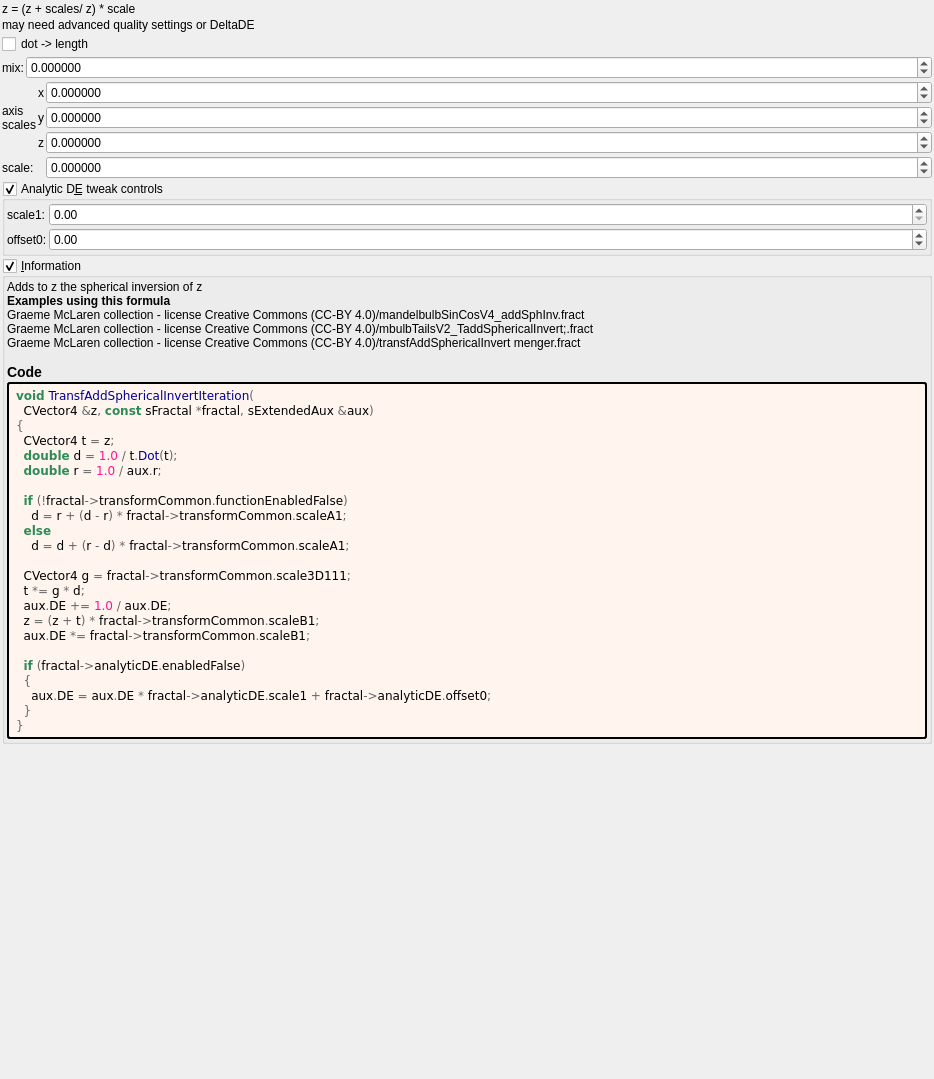
<?xml version="1.0" encoding="UTF-8"?>
<ui version="4.0">
 <class>transf_add_spherical_invert</class>
 <widget class="QWidget" name="Form">
  <property name="geometry">
   <rect>
    <x>0</x>
    <y>0</y>
    <width>934</width>
    <height>1079</height>
   </rect>
  </property>
  <property name="windowTitle">
   <string notr="true">transf_add_spherical_invert</string>
  </property>
  <layout class="QVBoxLayout" name="verticalLayout">
   <property name="spacing">
    <number>2</number>
   </property>
   <property name="leftMargin">
    <number>2</number>
   </property>
   <property name="topMargin">
    <number>2</number>
   </property>
   <property name="rightMargin">
    <number>2</number>
   </property>
   <property name="bottomMargin">
    <number>2</number>
   </property>
   <item>
    <widget class="QLabel" name="label_76">
     <property name="text">
      <string>z = (z + scales/ z) * scale</string>
     </property>
    </widget>
   </item>
   <item>
    <widget class="QLabel" name="label_16">
     <property name="text">
      <string notr="true">may need advanced quality settings or DeltaDE</string>
     </property>
    </widget>
   </item>
   <item>
    <layout class="QGridLayout" name="gridLayout_6" columnstretch="0,1">
     <property name="spacing">
      <number>2</number>
     </property>
     <item row="1" column="0">
      <widget class="QLabel" name="label_178">
       <property name="text">
        <string>mix:</string>
       </property>
      </widget>
     </item>
     <item row="1" column="1">
      <widget class="MyDoubleSpinBox" name="spinbox_transf_scaleA_1">
       <property name="sizePolicy">
        <sizepolicy hsizetype="Minimum" vsizetype="Maximum">
         <horstretch>0</horstretch>
         <verstretch>0</verstretch>
        </sizepolicy>
       </property>
       <property name="prefix">
        <string/>
       </property>
       <property name="suffix">
        <string/>
       </property>
       <property name="decimals">
        <number>6</number>
       </property>
       <property name="minimum">
        <double>-36000.000000000000000</double>
       </property>
       <property name="maximum">
        <double>36000.000000000000000</double>
       </property>
       <property name="singleStep">
        <double>0.100000000000000</double>
       </property>
      </widget>
     </item>
     <item row="0" column="0" colspan="2">
      <widget class="MyCheckBox" name="checkBox_transf_function_enabled_false">
       <property name="text">
        <string>dot -&gt; length</string>
       </property>
      </widget>
     </item>
    </layout>
   </item>
   <item>
    <layout class="QGridLayout" name="gridLayout_15" columnstretch="0,0,1">
     <property name="spacing">
      <number>2</number>
     </property>
     <item row="0" column="0" rowspan="3">
      <widget class="QLabel" name="label_264">
       <property name="text">
        <string>axis
scales</string>
       </property>
      </widget>
     </item>
     <item row="0" column="1">
      <widget class="QLabel" name="label_116">
       <property name="text">
        <string notr="true">x</string>
       </property>
      </widget>
     </item>
     <item row="0" column="2">
      <widget class="MyDoubleSpinBox" name="spinbox3_transf_scale3D_111_x">
       <property name="sizePolicy">
        <sizepolicy hsizetype="Minimum" vsizetype="Maximum">
         <horstretch>0</horstretch>
         <verstretch>0</verstretch>
        </sizepolicy>
       </property>
       <property name="prefix">
        <string/>
       </property>
       <property name="suffix">
        <string/>
       </property>
       <property name="decimals">
        <number>6</number>
       </property>
       <property name="minimum">
        <double>-99.989999999999995</double>
       </property>
       <property name="maximum">
        <double>99.989999999999995</double>
       </property>
       <property name="singleStep">
        <double>0.100000000000000</double>
       </property>
      </widget>
     </item>
     <item row="2" column="2">
      <widget class="MyDoubleSpinBox" name="spinbox3_transf_scale3D_111_z">
       <property name="sizePolicy">
        <sizepolicy hsizetype="Minimum" vsizetype="Maximum">
         <horstretch>0</horstretch>
         <verstretch>0</verstretch>
        </sizepolicy>
       </property>
       <property name="prefix">
        <string/>
       </property>
       <property name="suffix">
        <string/>
       </property>
       <property name="decimals">
        <number>6</number>
       </property>
       <property name="minimum">
        <double>-99.989999999999995</double>
       </property>
       <property name="maximum">
        <double>99.989999999999995</double>
       </property>
       <property name="singleStep">
        <double>0.100000000000000</double>
       </property>
      </widget>
     </item>
     <item row="1" column="1">
      <widget class="QLabel" name="label_122">
       <property name="text">
        <string notr="true">y</string>
       </property>
      </widget>
     </item>
     <item row="1" column="2">
      <widget class="MyDoubleSpinBox" name="spinbox3_transf_scale3D_111_y">
       <property name="sizePolicy">
        <sizepolicy hsizetype="Minimum" vsizetype="Maximum">
         <horstretch>0</horstretch>
         <verstretch>0</verstretch>
        </sizepolicy>
       </property>
       <property name="prefix">
        <string/>
       </property>
       <property name="suffix">
        <string/>
       </property>
       <property name="decimals">
        <number>6</number>
       </property>
       <property name="minimum">
        <double>-99.989999999999995</double>
       </property>
       <property name="maximum">
        <double>99.989999999999995</double>
       </property>
       <property name="singleStep">
        <double>0.100000000000000</double>
       </property>
      </widget>
     </item>
     <item row="2" column="1">
      <widget class="QLabel" name="label_123">
       <property name="text">
        <string notr="true">z</string>
       </property>
      </widget>
     </item>
     <item row="3" column="2">
      <widget class="MyDoubleSpinBox" name="spinbox_transf_scaleB_1">
       <property name="sizePolicy">
        <sizepolicy hsizetype="Minimum" vsizetype="Maximum">
         <horstretch>0</horstretch>
         <verstretch>0</verstretch>
        </sizepolicy>
       </property>
       <property name="prefix">
        <string/>
       </property>
       <property name="suffix">
        <string/>
       </property>
       <property name="decimals">
        <number>6</number>
       </property>
       <property name="minimum">
        <double>-36000.000000000000000</double>
       </property>
       <property name="maximum">
        <double>36000.000000000000000</double>
       </property>
       <property name="singleStep">
        <double>0.100000000000000</double>
       </property>
      </widget>
     </item>
     <item row="3" column="0">
      <widget class="QLabel" name="label_45">
       <property name="text">
        <string notr="true">scale:</string>
       </property>
      </widget>
     </item>
    </layout>
   </item>
   <item>
    <widget class="MyGroupBox" name="groupCheck_analyticDE_enabled_false">
     <property name="title">
      <string>Analytic D&amp;E tweak controls</string>
     </property>
     <property name="checkable">
      <bool>true</bool>
     </property>
     <layout class="QVBoxLayout" name="verticalLayout_13" stretch="0">
      <property name="spacing">
       <number>2</number>
      </property>
      <property name="leftMargin">
       <number>2</number>
      </property>
      <property name="topMargin">
       <number>2</number>
      </property>
      <property name="rightMargin">
       <number>2</number>
      </property>
      <property name="bottomMargin">
       <number>2</number>
      </property>
      <item>
       <layout class="QGridLayout" name="gridLayout_5" columnstretch="0,1">
        <property name="spacing">
         <number>2</number>
        </property>
        <item row="0" column="1">
         <widget class="MyDoubleSpinBox" name="spinbox_analyticDE_scale_1">
          <property name="sizePolicy">
           <sizepolicy hsizetype="Minimum" vsizetype="Maximum">
            <horstretch>0</horstretch>
            <verstretch>0</verstretch>
           </sizepolicy>
          </property>
          <property name="prefix">
           <string/>
          </property>
          <property name="suffix">
           <string/>
          </property>
          <property name="decimals">
           <number>2</number>
          </property>
          <property name="minimum">
           <double>0.000000000000000</double>
          </property>
          <property name="maximum">
           <double>99.989999999999995</double>
          </property>
          <property name="singleStep">
           <double>0.100000000000000</double>
          </property>
         </widget>
        </item>
        <item row="1" column="1">
         <widget class="MyDoubleSpinBox" name="spinbox_analyticDE_offset_0">
          <property name="sizePolicy">
           <sizepolicy hsizetype="Minimum" vsizetype="Maximum">
            <horstretch>0</horstretch>
            <verstretch>0</verstretch>
           </sizepolicy>
          </property>
          <property name="prefix">
           <string/>
          </property>
          <property name="suffix">
           <string/>
          </property>
          <property name="decimals">
           <number>2</number>
          </property>
          <property name="minimum">
           <double>-99.989999999999995</double>
          </property>
          <property name="maximum">
           <double>99.989999999999995</double>
          </property>
          <property name="singleStep">
           <double>0.100000000000000</double>
          </property>
         </widget>
        </item>
        <item row="0" column="0">
         <widget class="QLabel" name="label_182">
          <property name="text">
           <string>scale1:</string>
          </property>
         </widget>
        </item>
        <item row="1" column="0">
         <widget class="QLabel" name="label_177">
          <property name="text">
           <string>offset0:</string>
          </property>
         </widget>
        </item>
       </layout>
      </item>
     </layout>
    </widget>
   </item>
   <item>
    <widget class="MyGroupBox" name="groupCheck_info">
     <property name="title">
      <string>&amp;Information</string>
     </property>
     <property name="flat">
      <bool>false</bool>
     </property>
     <property name="checkable">
      <bool>true</bool>
     </property>
     <layout class="QVBoxLayout" name="verticalLayout_2">
      <property name="spacing">
       <number>2</number>
      </property>
      <property name="leftMargin">
       <number>2</number>
      </property>
      <property name="topMargin">
       <number>2</number>
      </property>
      <property name="rightMargin">
       <number>2</number>
      </property>
      <property name="bottomMargin">
       <number>2</number>
      </property>
      <item>
       <widget class="QLabel" name="label_information_general">
        <property name="text">
         <string notr="true">&lt;p&gt;Adds to z the spherical inversion of z&lt;/p&gt;&lt;table&gt;
&lt;/table&gt;
&lt;br&gt;&lt;b&gt;Examples using this formula&lt;/b&gt;&lt;br&gt;Graeme McLaren  collection - license Creative Commons  (CC-BY 4.0)/mandelbulbSinCosV4_addSphInv.fract&lt;br&gt;Graeme McLaren  collection - license Creative Commons  (CC-BY 4.0)/mbulbTailsV2_TaddSphericalInvert;.fract&lt;br&gt;Graeme McLaren  collection - license Creative Commons  (CC-BY 4.0)/transfAddSphericalInvert menger.fract&lt;h3&gt;Code&lt;/h3&gt;</string>
        </property>
        <property name="wordWrap">
         <bool>true</bool>
        </property>
        <property name="openExternalLinks">
         <bool>true</bool>
        </property>
        <property name="textInteractionFlags">
         <set>Qt::LinksAccessibleByMouse|Qt::TextSelectableByMouse</set>
        </property>
       </widget>
      </item>
      <item>
       <widget class="QLabel" name="label_code_content">
        <property name="styleSheet">
         <string notr="true">border-style: outset; border-width: 2px; border-radius: 3px; border-color: black; background-color: #fff5ee; padding: 4px;</string>
        </property>
        <property name="text">
         <string notr="true">&lt;body style=&quot;background-color:#fff5ee&quot;&gt;
&lt;pre style=&quot;color:#000000; background-color:#fff5ee;  font-family:&#039;Courier New&#039;,monospace;white-space: pre-wrap;&quot;&gt;&lt;span style=&quot;color:#2e8b57; font-weight:bold&quot;&gt;void&lt;/span&gt; &lt;span style=&quot;color:#00008f&quot;&gt;TransfAddSphericalInvertIteration&lt;/span&gt;&lt;span style=&quot;color:#676767&quot;&gt;(&lt;/span&gt;
  CVector4 &lt;span style=&quot;color:#676767&quot;&gt;&amp;amp;&lt;/span&gt;z&lt;span style=&quot;color:#676767&quot;&gt;,&lt;/span&gt; &lt;span style=&quot;color:#2e8b57; font-weight:bold&quot;&gt;const&lt;/span&gt; sFractal &lt;span style=&quot;color:#676767&quot;&gt;*&lt;/span&gt;fractal&lt;span style=&quot;color:#676767&quot;&gt;,&lt;/span&gt; sExtendedAux &lt;span style=&quot;color:#676767&quot;&gt;&amp;amp;&lt;/span&gt;aux&lt;span style=&quot;color:#676767&quot;&gt;)&lt;/span&gt;
&lt;span style=&quot;color:#676767&quot;&gt;{&lt;/span&gt;
  CVector4 t &lt;span style=&quot;color:#676767&quot;&gt;=&lt;/span&gt; z&lt;span style=&quot;color:#676767&quot;&gt;;&lt;/span&gt;
  &lt;span style=&quot;color:#2e8b57; font-weight:bold&quot;&gt;double&lt;/span&gt; d &lt;span style=&quot;color:#676767&quot;&gt;=&lt;/span&gt; &lt;span style=&quot;color:#ff1493&quot;&gt;1.0&lt;/span&gt; &lt;span style=&quot;color:#676767&quot;&gt;/&lt;/span&gt; t&lt;span style=&quot;color:#676767&quot;&gt;.&lt;/span&gt;&lt;span style=&quot;color:#00008f&quot;&gt;Dot&lt;/span&gt;&lt;span style=&quot;color:#676767&quot;&gt;(&lt;/span&gt;t&lt;span style=&quot;color:#676767&quot;&gt;);&lt;/span&gt;
  &lt;span style=&quot;color:#2e8b57; font-weight:bold&quot;&gt;double&lt;/span&gt; r &lt;span style=&quot;color:#676767&quot;&gt;=&lt;/span&gt; &lt;span style=&quot;color:#ff1493&quot;&gt;1.0&lt;/span&gt; &lt;span style=&quot;color:#676767&quot;&gt;/&lt;/span&gt; aux&lt;span style=&quot;color:#676767&quot;&gt;.&lt;/span&gt;r&lt;span style=&quot;color:#676767&quot;&gt;;&lt;/span&gt;

  &lt;span style=&quot;color:#2e8b57; font-weight:bold&quot;&gt;if&lt;/span&gt; &lt;span style=&quot;color:#676767&quot;&gt;(!&lt;/span&gt;fractal&lt;span style=&quot;color:#676767&quot;&gt;-&amp;gt;&lt;/span&gt;transformCommon&lt;span style=&quot;color:#676767&quot;&gt;.&lt;/span&gt;functionEnabledFalse&lt;span style=&quot;color:#676767&quot;&gt;)&lt;/span&gt;
    d &lt;span style=&quot;color:#676767&quot;&gt;=&lt;/span&gt; r &lt;span style=&quot;color:#676767&quot;&gt;+ (&lt;/span&gt;d &lt;span style=&quot;color:#676767&quot;&gt;-&lt;/span&gt; r&lt;span style=&quot;color:#676767&quot;&gt;) *&lt;/span&gt; fractal&lt;span style=&quot;color:#676767&quot;&gt;-&amp;gt;&lt;/span&gt;transformCommon&lt;span style=&quot;color:#676767&quot;&gt;.&lt;/span&gt;scaleA1&lt;span style=&quot;color:#676767&quot;&gt;;&lt;/span&gt;
  &lt;span style=&quot;color:#2e8b57; font-weight:bold&quot;&gt;else&lt;/span&gt;
    d &lt;span style=&quot;color:#676767&quot;&gt;=&lt;/span&gt; d &lt;span style=&quot;color:#676767&quot;&gt;+ (&lt;/span&gt;r &lt;span style=&quot;color:#676767&quot;&gt;-&lt;/span&gt; d&lt;span style=&quot;color:#676767&quot;&gt;) *&lt;/span&gt; fractal&lt;span style=&quot;color:#676767&quot;&gt;-&amp;gt;&lt;/span&gt;transformCommon&lt;span style=&quot;color:#676767&quot;&gt;.&lt;/span&gt;scaleA1&lt;span style=&quot;color:#676767&quot;&gt;;&lt;/span&gt;

  CVector4 g &lt;span style=&quot;color:#676767&quot;&gt;=&lt;/span&gt; fractal&lt;span style=&quot;color:#676767&quot;&gt;-&amp;gt;&lt;/span&gt;transformCommon&lt;span style=&quot;color:#676767&quot;&gt;.&lt;/span&gt;scale3D111&lt;span style=&quot;color:#676767&quot;&gt;;&lt;/span&gt;
  t &lt;span style=&quot;color:#676767&quot;&gt;*=&lt;/span&gt; g &lt;span style=&quot;color:#676767&quot;&gt;*&lt;/span&gt; d&lt;span style=&quot;color:#676767&quot;&gt;;&lt;/span&gt;
  aux&lt;span style=&quot;color:#676767&quot;&gt;.&lt;/span&gt;DE &lt;span style=&quot;color:#676767&quot;&gt;+=&lt;/span&gt; &lt;span style=&quot;color:#ff1493&quot;&gt;1.0&lt;/span&gt; &lt;span style=&quot;color:#676767&quot;&gt;/&lt;/span&gt; aux&lt;span style=&quot;color:#676767&quot;&gt;.&lt;/span&gt;DE&lt;span style=&quot;color:#676767&quot;&gt;;&lt;/span&gt;
  z &lt;span style=&quot;color:#676767&quot;&gt;= (&lt;/span&gt;z &lt;span style=&quot;color:#676767&quot;&gt;+&lt;/span&gt; t&lt;span style=&quot;color:#676767&quot;&gt;) *&lt;/span&gt; fractal&lt;span style=&quot;color:#676767&quot;&gt;-&amp;gt;&lt;/span&gt;transformCommon&lt;span style=&quot;color:#676767&quot;&gt;.&lt;/span&gt;scaleB1&lt;span style=&quot;color:#676767&quot;&gt;;&lt;/span&gt;
  aux&lt;span style=&quot;color:#676767&quot;&gt;.&lt;/span&gt;DE &lt;span style=&quot;color:#676767&quot;&gt;*=&lt;/span&gt; fractal&lt;span style=&quot;color:#676767&quot;&gt;-&amp;gt;&lt;/span&gt;transformCommon&lt;span style=&quot;color:#676767&quot;&gt;.&lt;/span&gt;scaleB1&lt;span style=&quot;color:#676767&quot;&gt;;&lt;/span&gt;

  &lt;span style=&quot;color:#2e8b57; font-weight:bold&quot;&gt;if&lt;/span&gt; &lt;span style=&quot;color:#676767&quot;&gt;(&lt;/span&gt;fractal&lt;span style=&quot;color:#676767&quot;&gt;-&amp;gt;&lt;/span&gt;analyticDE&lt;span style=&quot;color:#676767&quot;&gt;.&lt;/span&gt;enabledFalse&lt;span style=&quot;color:#676767&quot;&gt;)&lt;/span&gt;
  &lt;span style=&quot;color:#676767&quot;&gt;{&lt;/span&gt;
    aux&lt;span style=&quot;color:#676767&quot;&gt;.&lt;/span&gt;DE &lt;span style=&quot;color:#676767&quot;&gt;=&lt;/span&gt; aux&lt;span style=&quot;color:#676767&quot;&gt;.&lt;/span&gt;DE &lt;span style=&quot;color:#676767&quot;&gt;*&lt;/span&gt; fractal&lt;span style=&quot;color:#676767&quot;&gt;-&amp;gt;&lt;/span&gt;analyticDE&lt;span style=&quot;color:#676767&quot;&gt;.&lt;/span&gt;scale1 &lt;span style=&quot;color:#676767&quot;&gt;+&lt;/span&gt; fractal&lt;span style=&quot;color:#676767&quot;&gt;-&amp;gt;&lt;/span&gt;analyticDE&lt;span style=&quot;color:#676767&quot;&gt;.&lt;/span&gt;offset0&lt;span style=&quot;color:#676767&quot;&gt;;&lt;/span&gt;
  &lt;span style=&quot;color:#676767&quot;&gt;}&lt;/span&gt;
&lt;span style=&quot;color:#676767&quot;&gt;}&lt;/span&gt;
&lt;/pre&gt;
&lt;/body&gt;</string>
        </property>
        <property name="wordWrap">
         <bool>true</bool>
        </property>
        <property name="openExternalLinks">
         <bool>true</bool>
        </property>
        <property name="textInteractionFlags">
         <set>Qt::LinksAccessibleByMouse|Qt::TextSelectableByMouse</set>
        </property>
       </widget>
      </item>
     </layout>
    </widget>
   </item>
   <item>
    <spacer name="verticalSpacer">
     <property name="orientation">
      <enum>Qt::Vertical</enum>
     </property>
     <property name="sizeHint" stdset="0">
      <size>
       <width>20</width>
       <height>40</height>
      </size>
     </property>
    </spacer>
   </item>
  </layout>
 </widget>
 <customwidgets>
  <customwidget>
   <class>MyDoubleSpinBox</class>
   <extends>QDoubleSpinBox</extends>
   <header>my_double_spin_box.h</header>
  </customwidget>
  <customwidget>
   <class>MyGroupBox</class>
   <extends>QGroupBox</extends>
   <header>my_group_box.h</header>
   <container>1</container>
  </customwidget>
  <customwidget>
   <class>MyCheckBox</class>
   <extends>QCheckBox</extends>
   <header>my_check_box.h</header>
  </customwidget>
 </customwidgets>
 <tabstops>
  <tabstop>groupCheck_info</tabstop>
 </tabstops>
 <resources/>
 <connections/>
</ui>
